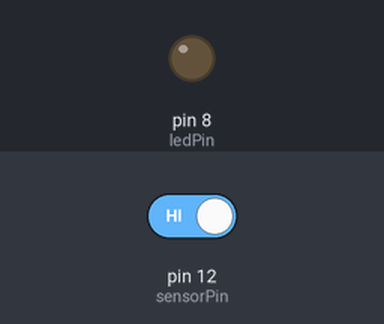
The sketch below on a simulated Arduino Uno, built with avr-gcc and run on an emulated ATmega328P. Shown: output pins drawn as LEDs (lit = HIGH). The test bench sets the inputs (shaded band); at power-on: pin 12 (sensorPin) HIGH. What the sketch prints to the serial monitor is not drawn.

Above: at 1.2 s.
1.3 s: pin 12 (sensorPin) driven LOW
At 2.5 s:
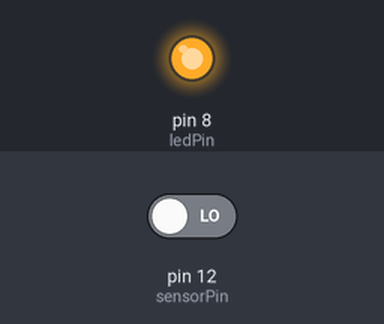
2.8 s: pin 12 (sensorPin) driven HIGH
At 4.2 s:
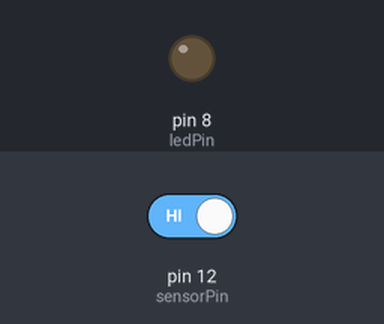
Timing chart, 0 to 5.8 s (numbered marks = the images above; inputs shaded):
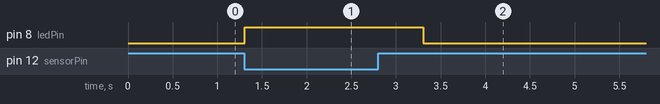

The sketch:

SW-18020_Vibration_Sensor.ino
```cpp
const unsigned char sensorPin = 12;
const unsigned char ledPin = 8;

void setup() {
  Serial.begin(9600);
  pinMode(sensorPin, INPUT_PULLUP);
  pinMode(ledPin, OUTPUT);
  digitalWrite(ledPin, LOW);
}

void loop() {
  int sensorRetval = digitalRead(sensorPin);
  Serial.print(sensorRetval);
  Serial.println("");
  if ( sensorRetval == LOW) {
    digitalWrite(ledPin, HIGH);
    delay(1000);
  } else {
    digitalWrite(ledPin, LOW);
  }
}
```

Measured:
- after the input at 1.3 s, pin 8 (ledPin): LOW → HIGH at once
- after the input at 2.8 s, pin 8 (ledPin): HIGH → LOW after 0.51 s
